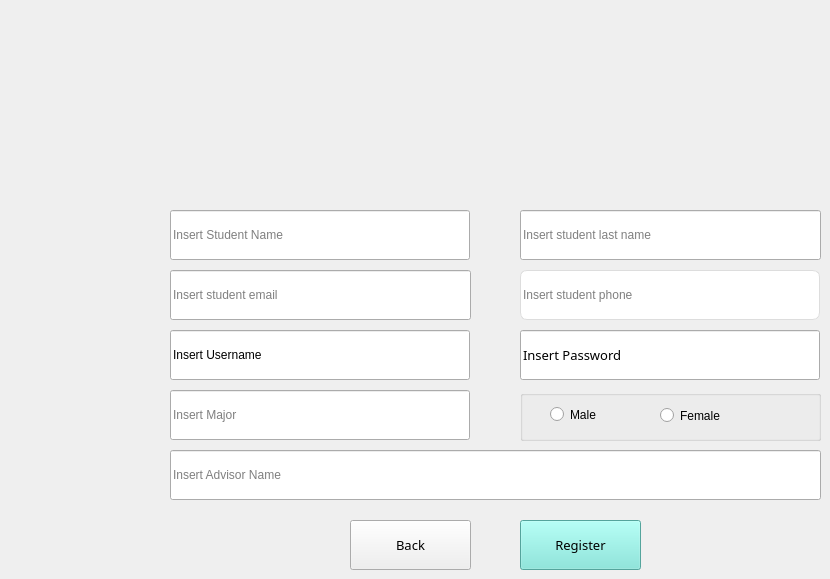
    <widget class="QWidget" name="RegisterPage">
     <widget class="QLineEdit" name="studentNameInput">
      <property name="geometry">
       <rect>
        <x>170</x>
        <y>210</y>
        <width>300</width>
        <height>50</height>
       </rect>
      </property>
      <property name="styleSheet">
       <string notr="true"/>
      </property>
      <property name="placeholderText">
       <string>Insert Student Name</string>
      </property>
     </widget>
     <widget class="QLineEdit" name="studentPhoneInput">
      <property name="geometry">
       <rect>
        <x>520</x>
        <y>270</y>
        <width>300</width>
        <height>50</height>
       </rect>
      </property>
      <property name="styleSheet">
       <string notr="true">border-radius: 7px;
border: 1px solid #ddd;</string>
      </property>
      <property name="placeholderText">
       <string>Insert student phone</string>
      </property>
     </widget>
     <widget class="QLineEdit" name="studentEmailInput">
      <property name="geometry">
       <rect>
        <x>170</x>
        <y>270</y>
        <width>301</width>
        <height>50</height>
       </rect>
      </property>
      <property name="styleSheet">
       <string notr="true"/>
      </property>
      <property name="placeholderText">
       <string>Insert student email</string>
      </property>
     </widget>
     <widget class="QLineEdit" name="studentLastnameInput">
      <property name="geometry">
       <rect>
        <x>520</x>
        <y>210</y>
        <width>301</width>
        <height>50</height>
       </rect>
      </property>
      <property name="styleSheet">
       <string notr="true"/>
      </property>
      <property name="placeholderText">
       <string>Insert student last name</string>
      </property>
     </widget>
     <widget class="QLineEdit" name="studentAdvisorInput">
      <property name="geometry">
       <rect>
        <x>170</x>
        <y>450</y>
        <width>651</width>
        <height>50</height>
       </rect>
      </property>
      <property name="styleSheet">
       <string notr="true"/>
      </property>
      <property name="placeholderText">
       <string>Insert Advisor Name</string>
      </property>
     </widget>
     <widget class="QLineEdit" name="studentMajorInput">
      <property name="geometry">
       <rect>
        <x>170</x>
        <y>390</y>
        <width>300</width>
        <height>50</height>
       </rect>
      </property>
      <property name="styleSheet">
       <string notr="true"/>
      </property>
      <property name="placeholderText">
       <string>Insert Major</string>
      </property>
     </widget>
     <widget class="QLineEdit" name="studentUsernameInput">
      <property name="geometry">
       <rect>
        <x>170</x>
        <y>330</y>
        <width>300</width>
        <height>50</height>
       </rect>
      </property>
      <property name="styleSheet">
       <string notr="true"/>
      </property>
      <property name="text">
       <string>Insert Username</string>
      </property>
      <property name="placeholderText">
       <string>Insert Major</string>
      </property>
     </widget>
     <widget class="QLineEdit" name="studentPasswordInput">
      <property name="geometry">
       <rect>
        <x>520</x>
        <y>330</y>
        <width>300</width>
        <height>50</height>
       </rect>
      </property>
      <property name="font">
       <font>
        <family>Century Gothic</family>
        <pointsize>10</pointsize>
        <weight>50</weight>
        <italic>false</italic>
        <bold>false</bold>
       </font>
      </property>
      <property name="styleSheet">
       <string notr="true"/>
      </property>
      <property name="text">
       <string>Insert Password</string>
      </property>
      <property name="placeholderText">
       <string>Insert Major</string>
      </property>
     </widget>
     <widget class="QGroupBox" name="groupBox">
      <property name="geometry">
       <rect>
        <x>520</x>
        <y>390</y>
        <width>301</width>
        <height>51</height>
       </rect>
      </property>
      <property name="styleSheet">
       <string notr="true"/>
      </property>
      <property name="title">
       <string/>
      </property>
      <widget class="QRadioButton" name="rBtnFemaleRegisterPage">
       <property name="geometry">
        <rect>
         <x>140</x>
         <y>10</y>
         <width>95</width>
         <height>31</height>
        </rect>
       </property>
       <property name="text">
        <string>Female</string>
       </property>
      </widget>
      <widget class="QRadioButton" name="rBtnMaleRegisterPage">
       <property name="geometry">
        <rect>
         <x>30</x>
         <y>9</y>
         <width>95</width>
         <height>31</height>
        </rect>
       </property>
       <property name="text">
        <string>Male</string>
       </property>
      </widget>
     </widget>
     <widget class="QLabel" name="logoLoginPage_2">
      <property name="geometry">
       <rect>
        <x>420</x>
        <y>30</y>
        <width>161</width>
        <height>161</height>
       </rect>
      </property>
      <property name="font">
       <font>
        <family>Century Gothic</family>
        <pointsize>10</pointsize>
        <weight>50</weight>
        <italic>false</italic>
        <bold>false</bold>
       </font>
      </property>
      <property name="styleSheet">
       <string notr="true"/>
      </property>
      <property name="text">
       <string/>
      </property>
      <property name="pixmap">
       <pixmap>img/school.png</pixmap>
      </property>
      <property name="scaledContents">
       <bool>true</bool>
      </property>
      <property name="alignment">
       <set>Qt::AlignCenter</set>
      </property>
     </widget>
     <widget class="QPushButton" name="rgstrBtnRegisterPage">
      <property name="geometry">
       <rect>
        <x>520</x>
        <y>520</y>
        <width>121</width>
        <height>50</height>
       </rect>
      </property>
      <property name="font">
       <font>
        <family>Century Gothic</family>
        <pointsize>10</pointsize>
        <weight>50</weight>
        <italic>false</italic>
        <bold>false</bold>
       </font>
      </property>
      <property name="focusPolicy">
       <enum>Qt::StrongFocus</enum>
      </property>
      <property name="styleSheet">
       <string notr="true">background-color: rgb(117, 230, 218);</string>
      </property>
      <property name="text">
       <string>Register</string>
      </property>
      <property name="autoDefault">
       <bool>false</bool>
      </property>
      <property name="flat">
       <bool>false</bool>
      </property>
     </widget>
     <widget class="QPushButton" name="backBtnRegisterPage">
      <property name="geometry">
       <rect>
        <x>350</x>
        <y>520</y>
        <width>121</width>
        <height>50</height>
       </rect>
      </property>
      <property name="font">
       <font>
        <family>Century Gothic</family>
        <pointsize>10</pointsize>
        <weight>50</weight>
        <italic>false</italic>
        <bold>false</bold>
       </font>
      </property>
      <property name="focusPolicy">
       <enum>Qt::StrongFocus</enum>
      </property>
      <property name="styleSheet">
       <string notr="true"/>
      </property>
      <property name="text">
       <string>Back</string>
      </property>
      <property name="autoDefault">
       <bool>false</bool>
      </property>
      <property name="flat">
       <bool>false</bool>
      </property>
     </widget>
    </widget>
